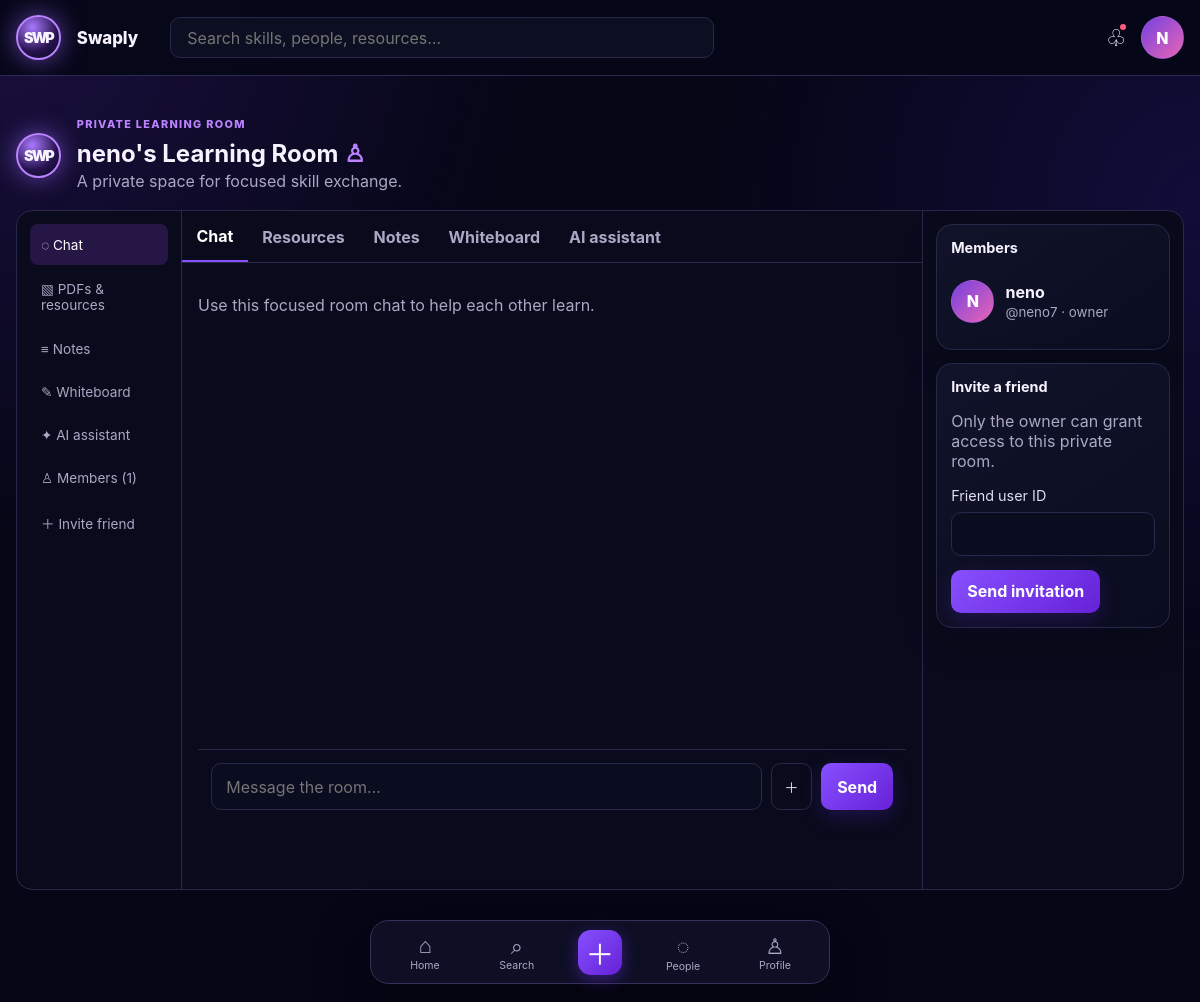
Screenshot of /rooms/1 (signed in) with the database file from the repository.
### tables this page shows
CREATE TABLE users (id INTEGER PRIMARY KEY AUTOINCREMENT, username TEXT NOT NULL COLLATE NOCASE UNIQUE, email TEXT NOT NULL COLLATE NOCASE UNIQUE, password_hash TEXT NOT NULL, full_name TEXT NOT NULL, is_admin INTEGER NOT NULL DEFAULT 0 CHECK(is_admin IN (0,1)), is_active INTEGER NOT NULL DEFAULT 1 CHECK(is_active IN (0,1)), created_at TEXT NOT NULL DEFAULT CURRENT_TIMESTAMP, updated_at TEXT NOT NULL DEFAULT CURRENT_TIMESTAMP);

CREATE TABLE rooms (id INTEGER PRIMARY KEY AUTOINCREMENT, owner_id INTEGER NOT NULL REFERENCES users(id) ON DELETE CASCADE, room_type TEXT NOT NULL CHECK(room_type IN ('personal','virtual')), title TEXT NOT NULL, slug TEXT NOT NULL UNIQUE, description TEXT NOT NULL DEFAULT '', is_open INTEGER NOT NULL DEFAULT 0 CHECK(is_open IN (0,1)), focus_minutes INTEGER NOT NULL DEFAULT 50 CHECK(focus_minutes BETWEEN 5 AND 180), break_minutes INTEGER NOT NULL DEFAULT 10 CHECK(break_minutes BETWEEN 1 AND 60), created_at TEXT NOT NULL DEFAULT CURRENT_TIMESTAMP);

CREATE TABLE room_members (room_id INTEGER NOT NULL REFERENCES rooms(id) ON DELETE CASCADE, user_id INTEGER NOT NULL REFERENCES users(id) ON DELETE CASCADE, role TEXT NOT NULL DEFAULT 'member' CHECK(role IN ('owner','member')), joined_at TEXT NOT NULL DEFAULT CURRENT_TIMESTAMP, PRIMARY KEY(room_id,user_id));

### routes/rooms.py (the view)
@rooms_bp.route("/rooms/<int:room_id>", methods=["GET"])
@login_required
def room(room_id):
    room_data, membership = room_for_user(room_id, allow_join=True)
    if not membership:
        return render_template("room_join.html", room=room_data)
    members = query("SELECT u.id,u.username,u.full_name,p.avatar_path,rm.role FROM room_members rm JOIN users u ON u.id=rm.user_id JOIN profiles p ON p.user_id=u.id WHERE rm.room_id=? ORDER BY rm.role DESC,u.full_name", (room_id,))
    friends = query("SELECT u.id,u.username,u.full_name FROM friendships f JOIN users u ON u.id=CASE WHEN f.requester_id=? THEN f.recipient_id ELSE f.requester_id END WHERE (f.requester_id=? OR f.recipient_id=?) AND f.status='accepted' AND NOT EXISTS(SELECT 1 FROM room_members rm WHERE rm.room_id=? AND rm.user_id=u.id) ORDER BY u.full_name", (current_user.id,current_user.id,current_user.id,room_id)) if room_data["room_type"] == "personal" and membership["role"] == "owner" else []
    notes = query("SELECT n.*,u.username FROM room_notes n JOIN users u ON u.id=n.author_id WHERE n.room_id=? ORDER BY n.updated_at DESC", (room_id,))
    resources = query("SELECT * FROM resources WHERE room_id=? ORDER BY created_at DESC", (room_id,))
    messages = query("SELECT m.*,u.username,u.full_name FROM messages m JOIN users u ON u.id=m.sender_id WHERE m.room_id=? ORDER BY m.created_at DESC LIMIT 100", (room_id,))
    presence = query("SELECT sp.*,u.username,u.full_name,p.avatar_path FROM study_presence sp JOIN users u ON u.id=sp.user_id JOIN profiles p ON p.user_id=u.id WHERE sp.room_id=? AND sp.last_seen > datetime('now','-2 minutes')", (room_id,))
    return render_template("room.html", room=room_data, membership=membership, members=members, friends=friends, notes=notes, resources=resources, messages=messages, presence=presence)

### app.py (called while the page is built)
def create_app(config_class=Config):
    app = Flask(__name__, instance_relative_config=True)
    app.config.from_object(config_class)
    app.config.from_pyfile("config.py", silent=True)
    config_class.validate()
    login_manager.init_app(app)
    app.teardown_appcontext(close_db)
    install_security(app)
    from models.user import User
    @login_manager.user_loader
    def load_user(user_id):
        return User.get_by_id(user_id)
    from routes.auth import auth_bp
    from routes.main import main_bp
    from routes.social import social_bp
    from routes.rooms import rooms_bp
    from routes.admin import admin_bp
    for blueprint in (auth_bp, main_bp, social_bp, rooms_bp, admin_bp):
        app.register_blueprint(blueprint)
    with app.app_context():
        init_db()
    return app

### database/core.py (called while the page is built)
def get_db():
    if "db" not in g:
        path = Path(current_app.config["DATABASE_PATH"]); path.parent.mkdir(parents=True, exist_ok=True)
        g.db = sqlite3.connect(str(path)); g.db.row_factory = sqlite3.Row; g.db.execute("PRAGMA foreign_keys=ON")
    return g.db

def query(sql, params=(), one=False):
    cursor = get_db().execute(sql, params); rows = cursor.fetchall(); cursor.close()
    return (rows[0] if rows else None) if one else rows

### models/user.py (called while the page is built)
    @property
    def is_active(self):
        return self._active

    @classmethod
    def get_by_id(cls, user_id):
        row = query("SELECT * FROM users WHERE id = ?", (user_id,), one=True)
        return cls(row) if row else None

### routes/rooms.py (called while the page is built)
def room_for_user(room_id, allow_join=False):
    room = query("SELECT * FROM rooms WHERE id=?", (room_id,), one=True)
    if not room: abort(404)
    member = query("SELECT role FROM room_members WHERE room_id=? AND user_id=?", (room_id, current_user.id), one=True)
    if not member and not (allow_join and room["room_type"] == "virtual" and room["is_open"]): abort(403)
    return room, member

### security.py (called while the page is built)
def csrf_token():
    token = session.get("csrf_token")
    if not token:
        token = secrets.token_urlsafe(32); session["csrf_token"] = token
    return token

### templates/room.html (shortened to what this page needs)
{% extends 'base.html' %}{% block content %}<section class="room-page" data-room-id="{{ room.id }}" data-room-type="{{ room.room_type }}"><header class="room-header"><a class="brand brand-small" href="{{ url_for('main.home') }}"><span>SWP</span></a><div><p class="eyebrow">{{ 'PRIVATE LEARNING ROOM' if room.room_type == 'personal' else 'VIRTUAL STUDY ROOM' }}</p><h1>{{ room.title }} {% if room.room_type == 'personal' %}<span class="violet">♙</span>{% endif %}</h1><p>{{ room.description }}</p></div></header><div class="room-layout"><aside class="room-sidebar"><a href="#room-chat" class="active">◌ Chat</a><a href="#room-resources">▧ PDFs & resources</a><a href="#room-notes">≡ Notes</a><a href="#whiteboard">✎ Whiteboard</a><a href="#room-ai">✦ AI assistant</a><a href="#room-members">♙ Members ({{ members|length }})</a>{% if membership.role == 'owner' and room.room_type == 'personal' %}<a href="#invite">＋ Invite friend</a>{% endif %}</aside><section class="room-workspace"><div class="room-tabs"><button data-room-panel="chat" class="active">Chat</button><button data-room-panel="resources">Resources</button><button data-room-panel="notes">Notes</button><button data-room-panel="whiteboard">Whiteboard</button><button data-room-panel="ai">AI assistant</button></div><section id="room-chat" class="room-panel active"><div class="message-list" id="room-messages">{% for message in messages|reverse %}<article class="message {% if message.sender_id == current_user.id %}mine{% endif %}"><strong>{{ 'You' if message.sender_id == current_user.id else message.username }}</strong><p>{{ message.body }}</p>{% if message.attachment_path %}<a href="{{ url_for('main.media', kind='message', item_id=message.id) }}" target="_blank">▧ {{ message.attachment_name }}</a>{% endif %}<small>{{ message.created_at }}</small></article>{% else %}<p class="muted">Use this focused room chat to help each other learn.</p>{% endfor %}</div><form class="message-compose" id="room-message-form" enctype="multipart/form-data"><input name="body" maxlength="2000" placeholder="Message the room…"><label class="attach">＋</label><button>Send</button></form></section></section><aside class="room-info"><section id="room-members" class="panel"><h2>Members</h2>{% for member in members %}<div class="member-row"><span class="avatar avatar-letter">{{ member.username[0]|upper }}</span><span><strong>{{ member.full_name }}</strong><small>@{{ member.username }} · {{ member.role }}</small></span></div>{% endfor %}</section>{% if room.room_type == 'personal' and membership.role == 'owner' %}<section id="invite" class="panel"><h2>Invite a friend</h2><p class="muted">Only the owner can grant access to this private room.</p><form method="post" action="{{ url_for('rooms.invite', room_id=room.id) }}"><label>Friend user ID<input type="number" name="user_id" min="1" required></label><button>Send invitation</button></form></section>{% endif %}</aside></div></section>{% endblock %}

### templates/base.html (shortened to what this page needs)
<!doctype html>
<html lang="en"><head>
  <link rel="stylesheet" href="{{ url_for('static', filename='css/style.css') }}">
  <link rel="stylesheet" href="{{ url_for('static', filename='css/room.css') }}">
</head><body class="{% block body_class %}{% endblock %}">
{% if current_user.is_authenticated %}
<header class="topbar"><a class="brand brand-small" href="{{ url_for('main.home') }}"><span>SWP</span></a><a class="wordmark" href="{{ url_for('main.home') }}">Swaply</a><form class="top-search" action="{{ url_for('main.search') }}"><input name="q" placeholder="Search skills, people, resources…" aria-label="Search"></form><div class="top-actions"><a href="{{ url_for('main.notifications') }}" aria-label="Notifications" class="icon-link">♧<i class="notification-dot"></i></a><a href="{{ url_for('social.profile', username=current_user.username) }}" class="avatar avatar-letter">{{ current_user.username[0]|upper }}</a></div></header>
{% endif %}
<main class="page-shell {% if current_user.is_authenticated %}with-nav{% endif %}">
{% block content %}{% endblock %}
</main>
{% if current_user.is_authenticated %}
<nav class="bottom-nav" aria-label="Primary navigation"><a href="{{ url_for('main.home') }}" class=""><b>⌂</b><span>Home</span></a><a href="{{ url_for('main.search') }}" class=""><b>⌕</b><span>Search</span></a><a class="create-nav" href="{{ url_for('social.create_post') }}" aria-label="Create post">＋</a><a href="{{ url_for('social.friends') }}" class=""><b>◌</b><span>People</span></a><a href="{{ url_for('social.profile', username=current_user.username) }}" class=""><b>♙</b><span>Profile</span></a></nav>
{% endif %}
</body></html>

### static/css/room.css (style rules this page uses)
.room-page { max-width:1380px;margin:auto }
.room-header { display:flex;align-items:center;gap:1rem;padding:1rem 0 }
.room-header>div { flex:1 }
.room-header h1 { margin:.15rem 0;font-size:1.5rem }
.room-header p:last-child { margin:.2rem 0;color:var(--muted) }
.room-layout { display:grid;grid-template-columns:165px minmax(0,1fr) 260px;border:1px solid var(--line);border-radius:1rem;overflow:hidden;background:#090b1c;min-height:680px }
.room-sidebar { padding:.8rem;border-right:1px solid var(--line);display:grid;align-content:start;gap:.3rem }
.room-sidebar a { padding:.7rem;border-radius:.5rem;color:var(--muted);font-size:.85rem }
.room-sidebar a.active,.room-sidebar a:hover { background:#251645;color:#fff }
.room-workspace { min-width:0;border-right:1px solid var(--line) }
.room-tabs { display:flex;overflow:auto;border-bottom:1px solid var(--line) }
.room-tabs button { width:auto;white-space:nowrap;background:transparent;box-shadow:none;border-radius:0;padding:.9rem;color:var(--muted) }
.room-tabs button.active { color:#fff;border-bottom:2px solid var(--violet) }
.room-panel { display:none;padding:1rem }
.room-panel.active { display:block }
.room-panel .message-list { height:470px;padding:0 }
.room-info { padding:.8rem;display:grid;align-content:start;gap:.8rem }
.room-info .panel { padding:.9rem }
.room-info h2 { font-size:.9rem;margin:0 0 .7rem }

### rows the page displays
users: username "N"
rooms: room_type "PRIVATE LEARNING ROOM", title "neno's Learning Room", description "A private space for focused skill exchange."
room_members: username "N", full_name "neno", username "neno7", role "owner"

### other values shown
{{ members|length }} "1"
